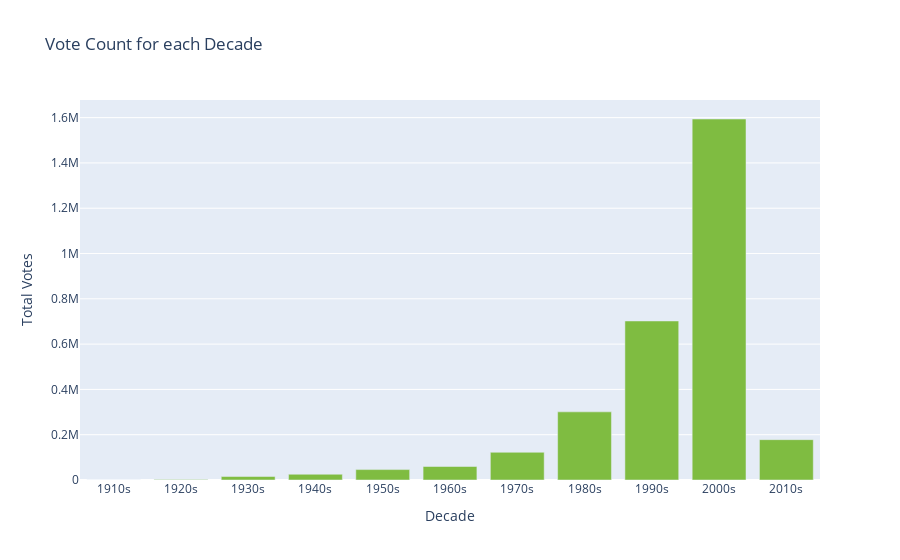

This figure's notebook cell:
### Code cell
#average vote count per decade
def extract_decade(x):
    return str(math.floor(x/10)*10)+"s"
movies["decade"] = movies["year"].apply(extract_decade)
movies = movies.sort_values(by=['decade'], ascending=True)
movies_by_vote = movies.groupby(['decade']).vote_count.sum().reset_index()
bar_data = [go.Bar(x=movies_by_vote['decade']\
                   , y=movies_by_vote["vote_count"],
                     marker=dict(
                        color='rgb(127,188,65)'
                    ))]

py.offline.iplot({ 'data': bar_data,
            'layout': {
               'title': 'Vote Count for each Decade',
               'xaxis': {
                 'title': 'Decade'},
               'yaxis': {
                'title': 'Total Votes'}
        }})

### Figure 1 — Plotly figure (JSON) as saved in the notebook; plotly's stock layout.template omitted (floating-point values rounded to 4 significant figures)
{"data": [{"marker": {"color": "rgb(127,188,65)"}, "type": "bar", "x": ["1910s", "1920s", "1930s", "1940s", "1950s", "1960s", "1970s", "1980s", "1990s", "2000s", "2010s"], "y": [330, 2126, 15342, 25358, 45952, 59557, 122343, 300856, 702118, 1593934, 178113]}], "layout": {"title": {"text": "Vote Count for each Decade"}, "xaxis": {"title": {"text": "Decade"}}, "yaxis": {"title": {"text": "Total Votes"}}}}
